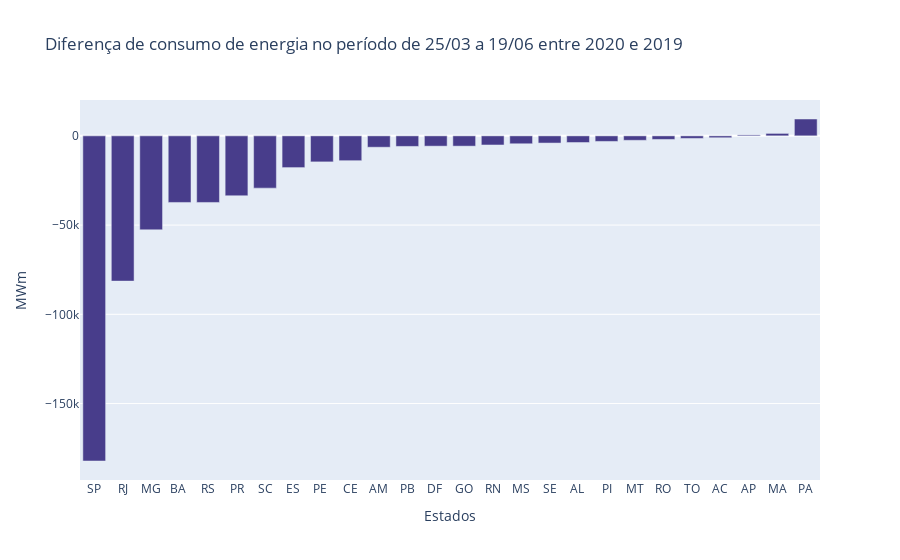

Notebook code for this chart:
### Code cell
#deferença de consumo por estado nos períodos prévios
estados_no_covid = no_covid.drop(['Covid'],axis=1).groupby(by='UF')\
    .agg(sum).sort_values(by='MWm')
estados_covid = covid.drop(['Covid'],axis=1).groupby(by='UF')\
    .agg(sum).sort_values(by='MWm')
diferencas = pd.DataFrame(data=[estados_covid.loc[estado] - estados_no_covid.loc[estado] for estado in estados_covid.index],
    index=estados_covid.index, columns=['MWm']).sort_values(by='MWm')
fig = px.bar(x=diferencas.index, y=diferencas['MWm'], color_discrete_sequence=['darkslateblue'],
    title='Diferença de consumo de energia no período de 25/03 a 19/06 entre 2020 e 2019',
    labels={'x': 'Estados', 'y':'MWm'})
fig.show()

### Figure 1 — Plotly figure (JSON) as saved in the notebook; plotly's stock layout.template omitted (floating-point values rounded to 4 significant figures)
{"data": [{"alignmentgroup": "True", "hovertemplate": "Estados=%{x}<br>MWm=%{y}<extra></extra>", "legendgroup": "", "marker": {"color": "darkslateblue", "pattern": {"shape": ""}}, "name": "", "offsetgroup": "", "orientation": "v", "showlegend": false, "textposition": "auto", "type": "bar", "x": ["SP", "RJ", "MG", "BA ", "RS", "PR", "SC", "ES", "PE ", "CE", "AM", "PB", "DF ", "GO", "RN", "MS", "SE", "AL ", "PI", "MT", "RO", "TO", "AC", "AP", "MA", "PA"], "xaxis": "x", "y": [-182200.0, -81390.0, -52660.0, -37310.0, -37310.0, -33570.0, -29290.0, -17790.0, -14590.0, -13930.0, -6385.0, -5921.0, -5779.0, -5771.0, -5117.0, -4437.0, -4042.0, -3737.0, -3126.0, -2499.0, -2008.0, -1441.0, -1060.0, 528.3, 1372.0, 9439.0], "yaxis": "y"}], "layout": {"barmode": "relative", "legend": {"tracegroupgap": 0}, "title": {"text": "Diferença de consumo de energia no período de 25/03 a 19/06 entre 2020 e 2019"}, "xaxis": {"anchor": "y", "domain": [0, 1], "title": {"text": "Estados"}}, "yaxis": {"anchor": "x", "domain": [0, 1], "title": {"text": "MWm"}}}}
